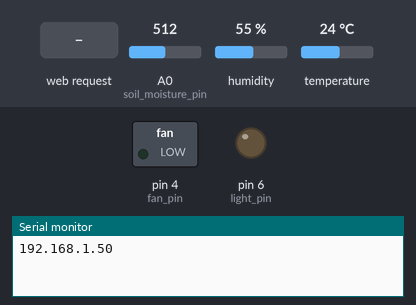
Simulated run of this sketch. Board: Arduino Uno, built with avr-gcc and run on an emulated ATmega328P. On the bench: switched loads named in the sketch (green lamp = pin HIGH), output pins drawn as LEDs (lit = HIGH), the last lines printed to the serial monitor. The test bench sets the inputs (shaded band); at power-on: A0 (soil_moisture_pin) = 512, humidity 55 %, temperature 24 °C. WiFi joins after 1.5 s; servers stay silent unless stated.

Above: at 2.7 s.
2.8 s: HTTP request GET /fan_on received
At 7.1 s:
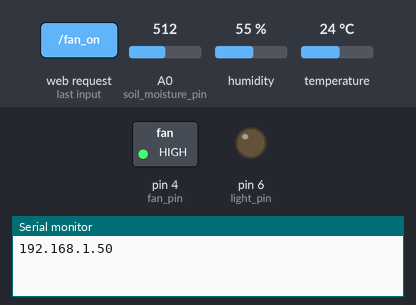
8.6 s: HTTP request GET /light_on received
At 16.1 s:
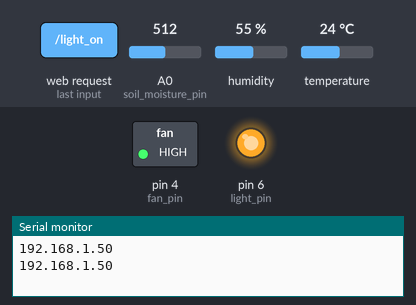
16.4 s: HTTP request GET /fan_off received
At 24.3 s:
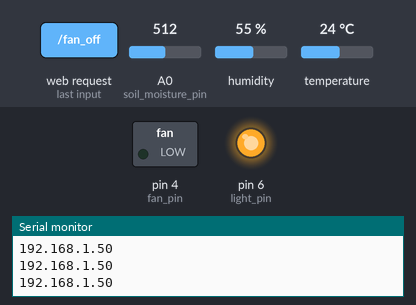
24.6 s: HTTP request GET /light_off received
At 32.5 s:
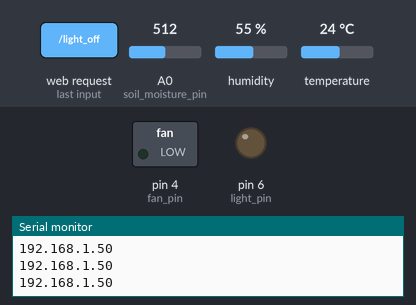
Timing chart, 0 to 33.8 s (numbered marks = the images above; inputs shaded):
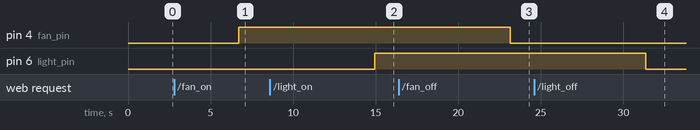

The sketch:

farmduino-arduino.ino
```cpp
#include <DHT.h>
#include <Ethernet.h>
#include <ArduinoJson.h>

#define DHT_PIN 2
#define DHT_TYPE DHT22
#define fan_pin 4
#define light_pin 6
EthernetServer server(80);

DHT dht(DHT_PIN, DHT_TYPE);

int soil_moisture_pin = A0;
int soil_moisture_value = 0;
int moisture_percentage = 0;
int light_intensity = -5; //for demonstrating notifications on frontend
byte mac[] = {0xDE, 0xAD, 0xBE, 0xEF, 0xFE, 0xED};


EthernetClient client;
StaticJsonDocument<200> doc;


void readDHTData() {
  float temperature = dht.readTemperature();
  float humidity = dht.readHumidity();
  doc["temperature"] = temperature;
  doc["humidity"] = humidity;
}


void readSoilMoisture() {
  soil_moisture_value = analogRead(soil_moisture_pin);
  moisture_percentage = map(soil_moisture_value, 0, 1023, 0, 100);
  doc["soil_moisture"] = moisture_percentage;
}


void sendData(String data, IPAddress arduino_ip) {
  if (client.connect("192.168.0.104", 8000)) { //server ip & port
    client.println("POST /api/v1.0.0/data HTTP/1.1");
    client.println("Host: " + arduino_ip); //arduino ip
    client.println("Connection: close");
    client.println("Content-Type: application/json");
    client.print("Content-Length: ");
    client.println(data.length());
    client.println(data);
  } else {
    Serial.println("Connection failed");
  }
  client.stop();
}


void setup() {
  Serial.begin(9600);
  Ethernet.begin(mac);
  dht.begin();
  pinMode(fan_pin, OUTPUT);
  pinMode(light_pin, OUTPUT);
  doc["light_intensity"] = light_intensity;
}


void loop() {
  readDHTData();
  readSoilMoisture();
  String json_data;
  serializeJson(doc, json_data);
  IPAddress ip = Ethernet.localIP();
  Serial.println(ip);
  sendData(json_data, ip);
  delay(5000);
  // for hosting a server
  EthernetClient client = server.available();
  if (client) {
    if (client.connected()) {
      while (client.available()) {
        String request = client.readStringUntil('\r');

        if (request.indexOf("/fan_on") != -1) {
          digitalWrite(fan_pin, HIGH);
        } else if (request.indexOf("/fan_off") != -1) {
          digitalWrite(fan_pin, LOW);
        } else if (request.indexOf("/light_on") != -1) {
          digitalWrite(light_pin, HIGH);
        }else if (request.indexOf("/light_off") != -1) {
          digitalWrite(light_pin, LOW);
        }
      }
      client.stop();
    }
    delay(2000);
  }
}
```

Measured:
- after the input at 2.8 s, pin 4 (fan_pin): LOW → HIGH after 3.9 s
- after the input at 8.6 s, pin 6 (light_pin): LOW → HIGH after 6.3 s
- after the input at 16.4 s, pin 4 (fan_pin): HIGH → LOW after 6.7 s
- after the input at 24.6 s, pin 6 (light_pin): HIGH → LOW after 6.8 s
